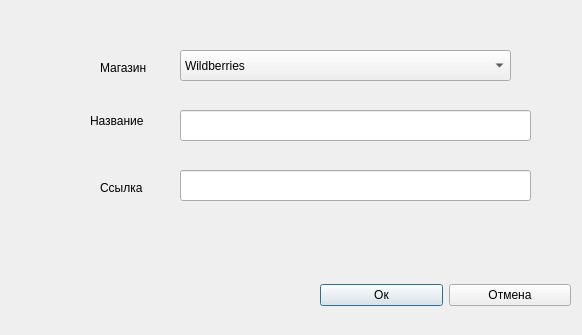
<?xml version="1.0" encoding="UTF-8"?>
<ui version="4.0">
 <class>Dialog</class>
 <widget class="QDialog" name="Dialog">
  <property name="geometry">
   <rect>
    <x>0</x>
    <y>0</y>
    <width>582</width>
    <height>335</height>
   </rect>
  </property>
  <property name="windowTitle">
   <string>Dialog</string>
  </property>
  <widget class="QLineEdit" name="lineEdit">
   <property name="geometry">
    <rect>
     <x>180</x>
     <y>110</y>
     <width>351</width>
     <height>31</height>
    </rect>
   </property>
  </widget>
  <widget class="QLineEdit" name="lineEdit_2">
   <property name="geometry">
    <rect>
     <x>180</x>
     <y>170</y>
     <width>351</width>
     <height>31</height>
    </rect>
   </property>
  </widget>
  <widget class="QLabel" name="label">
   <property name="geometry">
    <rect>
     <x>90</x>
     <y>110</y>
     <width>71</width>
     <height>21</height>
    </rect>
   </property>
   <property name="text">
    <string>Название</string>
   </property>
  </widget>
  <widget class="QLabel" name="label_2">
   <property name="geometry">
    <rect>
     <x>100</x>
     <y>180</y>
     <width>55</width>
     <height>16</height>
    </rect>
   </property>
   <property name="text">
    <string>Ссылка</string>
   </property>
  </widget>
  <widget class="QWidget" name="horizontalLayoutWidget">
   <property name="geometry">
    <rect>
     <x>320</x>
     <y>260</y>
     <width>251</width>
     <height>71</height>
    </rect>
   </property>
   <layout class="QHBoxLayout" name="horizontalLayout">
    <item>
     <widget class="QPushButton" name="pushButton">
      <property name="text">
       <string>Ок</string>
      </property>
     </widget>
    </item>
    <item>
     <widget class="QPushButton" name="pushButton_2">
      <property name="text">
       <string>Отмена</string>
      </property>
     </widget>
    </item>
   </layout>
  </widget>
  <widget class="QLabel" name="label_3">
   <property name="geometry">
    <rect>
     <x>40</x>
     <y>280</y>
     <width>181</width>
     <height>31</height>
    </rect>
   </property>
   <property name="font">
    <font>
     <pointsize>12</pointsize>
    </font>
   </property>
   <property name="text">
    <string/>
   </property>
  </widget>
  <widget class="QComboBox" name="comboBox">
   <property name="geometry">
    <rect>
     <x>180</x>
     <y>50</y>
     <width>331</width>
     <height>31</height>
    </rect>
   </property>
   <item>
    <property name="text">
     <string>Wildberries</string>
    </property>
   </item>
   <item>
    <property name="text">
     <string>Ozon</string>
    </property>
   </item>
   <item>
    <property name="text">
     <string>Аптека</string>
    </property>
   </item>
  </widget>
  <widget class="QLabel" name="label_4">
   <property name="geometry">
    <rect>
     <x>100</x>
     <y>60</y>
     <width>55</width>
     <height>16</height>
    </rect>
   </property>
   <property name="text">
    <string>Магазин</string>
   </property>
  </widget>
 </widget>
 <resources/>
 <connections/>
</ui>
